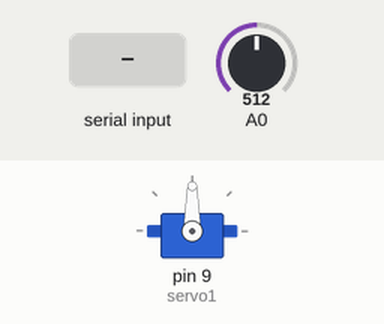
Simulated run of this sketch. Board: Arduino Uno, built with avr-gcc and run on an emulated ATmega328P. On the bench: servo. The inputs (shaded band) are chosen by the test bench; at power-on: A0 = 512. What the sketch prints to the serial monitor is not drawn.

Above: at 1.2 s.
1.3 s: "s90\n" received over Serial
At 2.2 s:
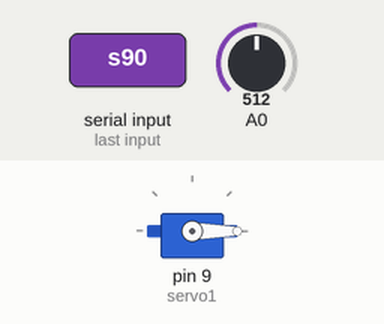
4.8 s: "s,45\n" received over Serial
At 6.0 s:
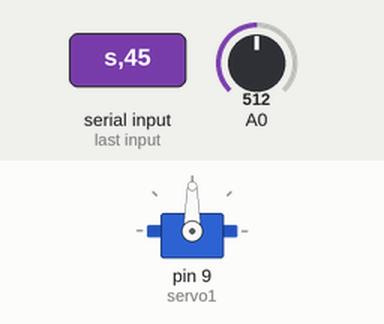
6.3 s: "s" received over Serial
At 7.2 s:
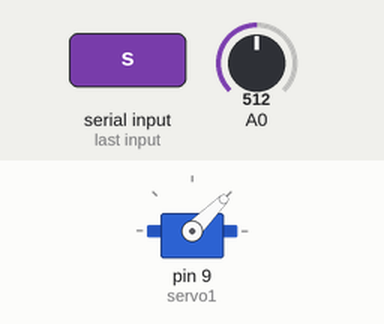
Timing chart, 0 to 9.3 s (numbered marks = the images above; inputs shaded):
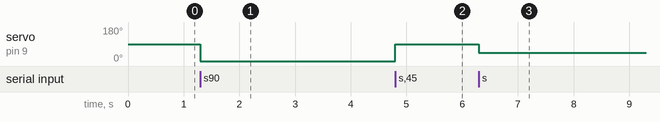

The sketch:

Servo_testJHR.pde
```cpp
#include <Servo.h>
// on déclare le servomoteur comme une variable typée
Servo servo1;
/**
 * Initialisation du programme
 */
void setup()
{
  servo1.attach(9); // le servomoteur est sur ANALOG 0

  Serial.begin(38400); // communication avec la console série
  Serial.print("Ready");
}
/**
 * Boucle infinie qui traite les consignes reçues de l'utilisateur
 * et le transforme en rotation du servomoteur
 */
void loop()
{
  static int v = 0; // l'angle souhaité
  //
  int val = analogRead(0);
  Serial.print( 0xff, BYTE);
  Serial.print( (val >> 8) & 0xff, BYTE);
  Serial.print( val & 0xff, BYTE);
  //
  if ( Serial.available()) {
    // récupérer le caractère suivant disponible sur la liaison série
    char ch = Serial.read();
    switch(ch) {
    case '0'...'9':
      // construire la valeur saisie
      v = v * 10 + ch - '0';
      break;
    case 's':
      // envoyer la consigne au servomoteur
      servo1.write(v);
      v = 0;
      break;
    }
  }
}
```

Measured:
- after the input at 1.3 s, servo on pin 9 (servo1): 90° → 0° at once
- after the input at 4.8 s, servo on pin 9 (servo1): 0° → 90° at once
- after the input at 6.3 s, servo on pin 9 (servo1): 90° → 45° at once
